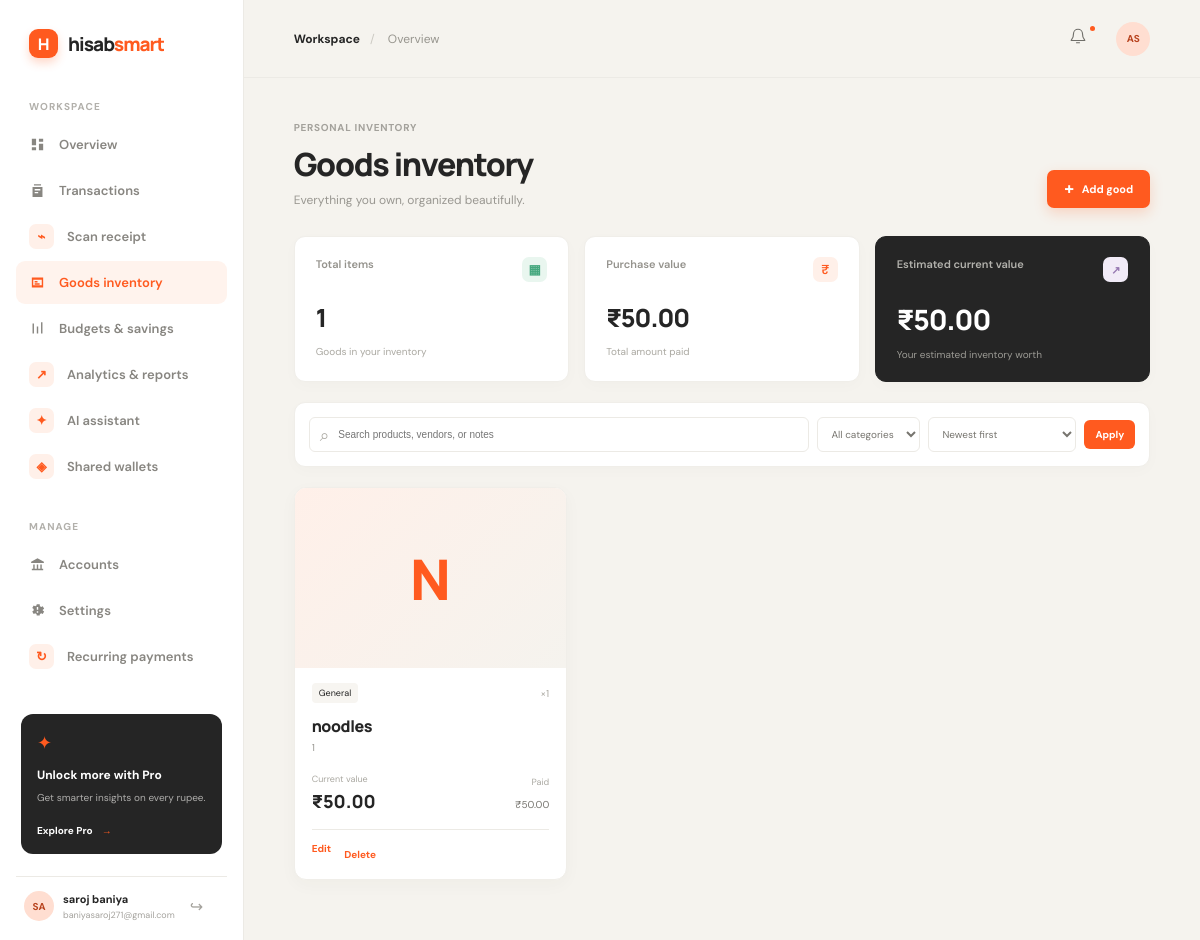
The app's page /goods (signed in) with its own data.
### tables this page shows
CREATE TABLE users (
    id INTEGER PRIMARY KEY AUTOINCREMENT,
    email TEXT NOT NULL UNIQUE COLLATE NOCASE,
    password_hash TEXT NOT NULL,
    full_name TEXT NOT NULL,
    created_at TEXT NOT NULL DEFAULT CURRENT_TIMESTAMP
);

CREATE TABLE goods (
    id INTEGER PRIMARY KEY AUTOINCREMENT,
    user_id INTEGER NOT NULL REFERENCES users(id) ON DELETE CASCADE,
    name TEXT NOT NULL,
    quantity INTEGER NOT NULL DEFAULT 1 CHECK (quantity > 0),
    unit_price REAL NOT NULL CHECK (unit_price >= 0),
    created_at TEXT NOT NULL DEFAULT CURRENT_TIMESTAMP
, category TEXT NOT NULL DEFAULT 'General', purchase_date TEXT NOT NULL DEFAULT '1970-01-01', vendor TEXT NOT NULL DEFAULT '', warranty_expiry TEXT, receipt_path TEXT, photo_path TEXT, notes TEXT NOT NULL DEFAULT '', estimated_value REAL NOT NULL DEFAULT 0);

### routes.py (the view, shortened to what this page needs)
@main_bp.route("/goods", methods=("GET", "POST"))
@login_required
def goods():
    query = request.args.get("q", "").strip()
    category = request.args.get("category", "").strip()
    sort = request.args.get("sort", "newest")
    conditions = ["user_id = ?"]
    params: list = [g.user["id"]]
    if query:
        conditions.append("(name LIKE ? OR vendor LIKE ? OR notes LIKE ?)")
        search = f"%{query}%"
        params.extend([search, search, search])
    if category:
        conditions.append("category = ?")
        params.append(category)
    rows = get_db().execute(
        f"SELECT * FROM goods WHERE {' AND '.join(conditions)} ORDER BY {GOODS_SORT_FIELDS.get(sort, GOODS_SORT_FIELDS['newest'])}",
        params,
    ).fetchall()
    totals = get_db().execute(
        "SELECT COALESCE(SUM(quantity), 0) AS quantity, COALESCE(SUM(quantity * unit_price), 0) AS purchase_value, COALESCE(SUM(quantity * estimated_value), 0) AS current_value FROM goods WHERE user_id = ?",
        (g.user["id"],),
    ).fetchone()
    return render_template("goods.html", goods=rows, totals=totals, categories=goods_categories(), filters=request.args)

### auth.py (called while the page is built)
def csrf_token() -> str:
    token = session.get("_csrf_token")
    if not token:
        token = secrets.token_urlsafe(32)
        session["_csrf_token"] = token
    return token

@auth_bp.before_app_request
def csrf_protect() -> None:
    if request.method == "POST":
        validate_csrf()

def load_logged_in_user() -> None:
    user_id = session.get("user_id")
    if user_id is None:
        g.user = None
        return
    g.user = get_db().execute(
        "SELECT id, email, full_name FROM users WHERE id = ?", (user_id,)
    ).fetchone()
    if g.user is None:
        session.clear()

def login_required(view: Callable[..., Any]) -> Callable[..., Any]:
    @wraps(view)
    def wrapped_view(**kwargs: Any) -> Any:
        if g.user is None:
            flash("Please log in to continue.", "error")
            return redirect(url_for("auth.login", next=request.path))
        return view(**kwargs)
    return wrapped_view

### db.py (called while the page is built)
def get_db() -> sqlite3.Connection:
    if "db" not in g:
        database = Path(current_app.config["DATABASE"])
        database.parent.mkdir(parents=True, exist_ok=True)
        g.db = sqlite3.connect(database)
        g.db.row_factory = sqlite3.Row
        g.db.execute("PRAGMA foreign_keys = ON")
    return g.db

### routes.py (called while the page is built)
def goods_categories() -> list[str]:
    rows = get_db().execute(
        "SELECT DISTINCT category FROM goods WHERE user_id = ? ORDER BY category COLLATE NOCASE",
        (g.user["id"],),
    ).fetchall()
    return sorted({row["category"] for row in rows} | {"Electronics", "Furniture", "Appliances", "Vehicles", "General"}, key=str.casefold)

### templates/goods.html (shortened to what this page needs)
{% extends "base.html" %}
{% block content %}
<div class="page-container goods-page">
    <section class="section-heading"><div><p class="eyebrow">Personal inventory</p><h1>Goods inventory</h1><p class="subheading">Everything you own, organized beautifully.</p></div><a class="primary-button" href="{{ url_for('main.new_good') }}"><span>+</span> Add good</a></section>
    <section class="inventory-summary">
        <article class="stat-card"><div class="stat-heading"><span>Total items</span><span class="stat-icon income-icon">▦</span></div><div class="amount">{{ totals.quantity }}</div><p class="stat-caption">Goods in your inventory</p></article>
        <article class="stat-card"><div class="stat-heading"><span>Purchase value</span><span class="stat-icon expense-icon">₹</span></div><div class="amount">₹{{ '%.2f'|format(totals.purchase_value) }}</div><p class="stat-caption">Total amount paid</p></article>
        <article class="stat-card balance-card"><div class="stat-heading"><span>Estimated current value</span><span class="stat-icon savings-icon">↗</span></div><div class="amount large-amount">₹{{ '%.2f'|format(totals.current_value) }}</div><p class="stat-caption">Your estimated inventory worth</p></article>
    </section>
    <section class="panel goods-toolbar"><form class="transaction-filters" method="get"><label class="search-field"><span>⌕</span><input name="q" value="{{ filters.get('q', '') }}" placeholder="Search products, vendors, or notes"></label><select name="category"><option value="">All categories</option></select><select name="sort"><option value="newest" {% if filters.get('sort', 'newest') == 'newest' %}selected{% endif %}>Newest first</option></select><button class="apply-filter" type="submit">Apply</button></form></section>
    <section class="goods-grid">{% for good in goods %}<article class="good-card"><a class="good-photo" href="{{ url_for('main.good_detail', good_id=good.id) }}">{% if good.photo_path %}<img src="{{ url_for('main.good_file', good_id=good.id, kind='photo') }}" alt="{{ good.name }}">{% else %}<span>{{ good.name[:1]|upper }}</span>{% endif %}</a><div class="good-card-body"><div class="good-card-meta"><span class="category-pill">{{ good.category }}</span><span class="good-quantity">×{{ good.quantity }}</span></div><h2><a href="{{ url_for('main.good_detail', good_id=good.id) }}">{{ good.name }}</a></h2><p class="good-vendor">{{ good.vendor or 'Personal item' }}</p><div class="good-price-row"><div><small>Current value</small><strong>₹{{ '%.2f'|format(good.estimated_value * good.quantity) }}</strong></div><div class="good-purchase"><small>Paid</small><span>₹{{ '%.2f'|format(good.unit_price * good.quantity) }}</span></div></div><div class="good-card-actions"><a href="{{ url_for('main.edit_good', good_id=good.id) }}">Edit</a><form method="post" action="{{ url_for('main.delete_good', good_id=good.id) }}" onsubmit="return confirm('Delete this item?');"><input type="hidden" name="_csrf_token" value="{{ csrf_token() }}"><button type="submit">Delete</button></form></div></div></article>{% else %}<div class="empty-state goods-empty">No goods match your filters. Add your first item to start your inventory.</div>{% endfor %}</section>
</div>
{% endblock %}

### templates/base.html (shortened to what this page needs)
<!doctype html>
<html lang="en">
<head>
    <link rel="stylesheet" href="{{ url_for('static', filename='css/style.css') }}">
</head>
<body>
{% if g.user %}
    <div class="app-shell">
        <aside class="sidebar" id="sidebar">
            <a class="brand" href="{{ url_for('main.dashboard') }}" aria-label="HisabSmart home">
                <span class="brand-mark">H</span>
                <span>hisab<span>smart</span></span>
            </a>
            <div class="sidebar-label">Workspace</div>
            <nav class="main-nav" aria-label="Main navigation">
                <a class="nav-item {% if request.endpoint == 'main.dashboard' %}active{% endif %}" href="{{ url_for('main.dashboard') }}">
                    <svg aria-hidden="true" viewBox="0 0 24 24"><path d="M4 13h6V4H4v9Zm0 7h6v-4H4v4Zm10 0h6v-9h-6v9Zm0-16v4h6V4h-6Z"/></svg>
                    Overview
                </a>
                <a class="nav-item {% if request.endpoint in ['main.transactions', 'main.edit_transaction'] %}active{% endif %}" href="{{ url_for('main.transactions') }}">
                    <svg aria-hidden="true" viewBox="0 0 24 24"><path d="M7 3h10v2H7V3Zm-2 4h14v14H5V7Zm3 3v2h8v-2H8Zm0 4v2h5v-2H8Z"/></svg>
                    Transactions
                </a>
                <a class="nav-item {% if request.endpoint in ['main.scan_receipt', 'main.review_receipt'] %}active{% endif %}" href="{{ url_for('main.scan_receipt') }}">
                    <span class="stat-icon expense-icon">⌁</span>
                    Scan receipt
                </a>
                <a class="nav-item {% if request.endpoint in ['main.goods', 'main.new_good', 'main.good_detail', 'main.edit_good'] %}active{% endif %}" href="{{ url_for('main.goods') }}">
                    <svg aria-hidden="true" viewBox="0 0 24 24"><path d="M4 5h16v14H4V5Zm2 3v8h12V8H6Zm2 2h4v2H8v-2Zm0 3h7v2H8v-2Z"/></svg>
                    Goods inventory
                </a>
                <a class="nav-item {% if request.endpoint in ['main.budgets', 'main.savings', 'main.delete_budget', 'main.delete_savings_goal', 'main.add_bill'] %}active{% endif %}" href="{{ url_for('main.budgets') }}">
                    <svg aria-hidden="true" viewBox="0 0 24 24"><path d="M5 19V5h2v14H5Zm6 0V9h2v10h-2Zm6 0V3h2v16h-2Z"/></svg>
                    Budgets & savings
                </a>
                <a class="nav-item {% if request.endpoint in ['main.reports', 'main.export_report'] %}active{% endif %}" href="{{ url_for('main.reports') }}">
                    <span class="stat-icon expense-icon">↗</span>
                    Analytics & reports
                </a>
                <a class="nav-item {% if request.endpoint == 'main.assistant' %}active{% endif %}" href="{{ url_for('main.assistant') }}">
                    <span class="stat-icon expense-icon">✦</span>
                    AI assistant
                </a>
                <a class="nav-item {% if request.endpoint in ['main.wallets', 'main.wallet_detail', 'main.invite_wallet_member', 'main.update_wallet_role', 'main.settle_wallet'] %}active{% endif %}" href="{{ url_for('main.wallets') }}">
                    <span class="stat-icon expense-icon">◈</span>
                    Shared wallets
                </a>
            </nav>
            <div class="sidebar-label">Manage</div>
            <nav class="main-nav" aria-label="Management navigation">
                <a class="nav-item {% if request.endpoint == 'main.accounts' %}active{% endif %}" href="{{ url_for('main.accounts') }}">
                    <svg aria-hidden="true" viewBox="0 0 24 24"><path d="M12 3 3 8v2h18V8l-9-5Zm-6 9v6H4v2h16v-2h-2v-6h-2v6h-3v-6h-2v6H8v-6H6Z"/></svg>
                    Accounts
                </a>
                <a class="nav-item {% if request.endpoint == 'main.settings' %}active{% endif %}" href="{{ url_for('main.settings') }}">
                    <svg aria-hidden="true" viewBox="0 0 24 24"><path d="m19.4 13 .1-1-.1-1 2-1.5-2-3.4-2.3 1a7.8 7.8 0 0 0-1.7-1L15.1 3h-4.2l-.3 2.1a7.8 7.8 0 0 0-1.7 1l-2.3-1-2 3.4 2 1.5-.1 1 .1 1-2 1.5 2 3.4 2.3-1c.5.4 1.1.7 1.7 1l.3 2.1h4.2l.3-2.1c.6-.3 1.2-.6 1.7-1l2.3 1 2-3.4-2-1.5ZM13 15h-2v-2h2v2Zm0-4h-2V7h2v4Z"/></svg>
                    Settings
                </a>
                <a class="nav-item {% if request.endpoint in ['main.recurring', 'main.edit_recurring', 'main.recurring_action'] %}active{% endif %}" href="{{ url_for('main.recurring') }}">
                    <span class="stat-icon expense-icon">↻</span>
                    Recurring payments
                </a>
            </nav>
            <div class="sidebar-bottom">
                <div class="upgrade-card">
                    <div class="upgrade-icon">✦</div>
                    <strong>Unlock more with Pro</strong>
                    <p>Get smarter insights on every rupee.</p>
                    <button class="text-button">Explore Pro <span>→</span></button>
                </div>
                <div class="user-mini">
                    <div class="avatar">{{ g.user.full_name[:2]|upper }}</div>
                    <div><strong>{{ g.user.full_name }}</strong><small>{{ g.user.email }}</small></div>
                    <form method="post" action="{{ url_for('auth.logout') }}">
                        <button class="more-button" type="submit" aria-label="Log out">↪</button>
                    </form>
                </div>
            </div>
        </aside>
        <main class="main-content">
            <header class="topbar">
                <div class="breadcrumb"><span>Workspace</span><b>/</b> Overview</div>
                <div class="topbar-actions">
                    <button class="icon-button notification-button" aria-label="Notifications">
                        <svg viewBox="0 0 24 24" aria-hidden="true"><path d="M18 9a6 6 0 0 0-12 0c0 7-3 7-3 9h18c0-2-3-2-3-9Zm-8 12h4"/></svg>
                        <i></i>
                    </button>
                    <button class="avatar top-avatar" aria-label="Open profile">AS</button>
                </div>
            </header>
{% else %}
    <main class="auth-main">
{% endif %}
{% block content %}{% endblock %}
{% if g.user %}</main></div>{% else %}</main>{% endif %}
</body>
</html>

### records on screen
users: user "SA", user.full_name "saroj baniya", user.email "baniyasaroj271@gmail.com"
goods: name "N", category "General", quantity "1", name "noodles", vendor "1", good.estimated_value*good.quantity "50.00", good.unit_price*good.quantity "50.00"

### other values on screen
{{ totals.quantity }} "1"
{{ '%.2f'|format(totals.purchase_value) }} "50.00"
{{ '%.2f'|format(totals.current_value) }} "50.00"
